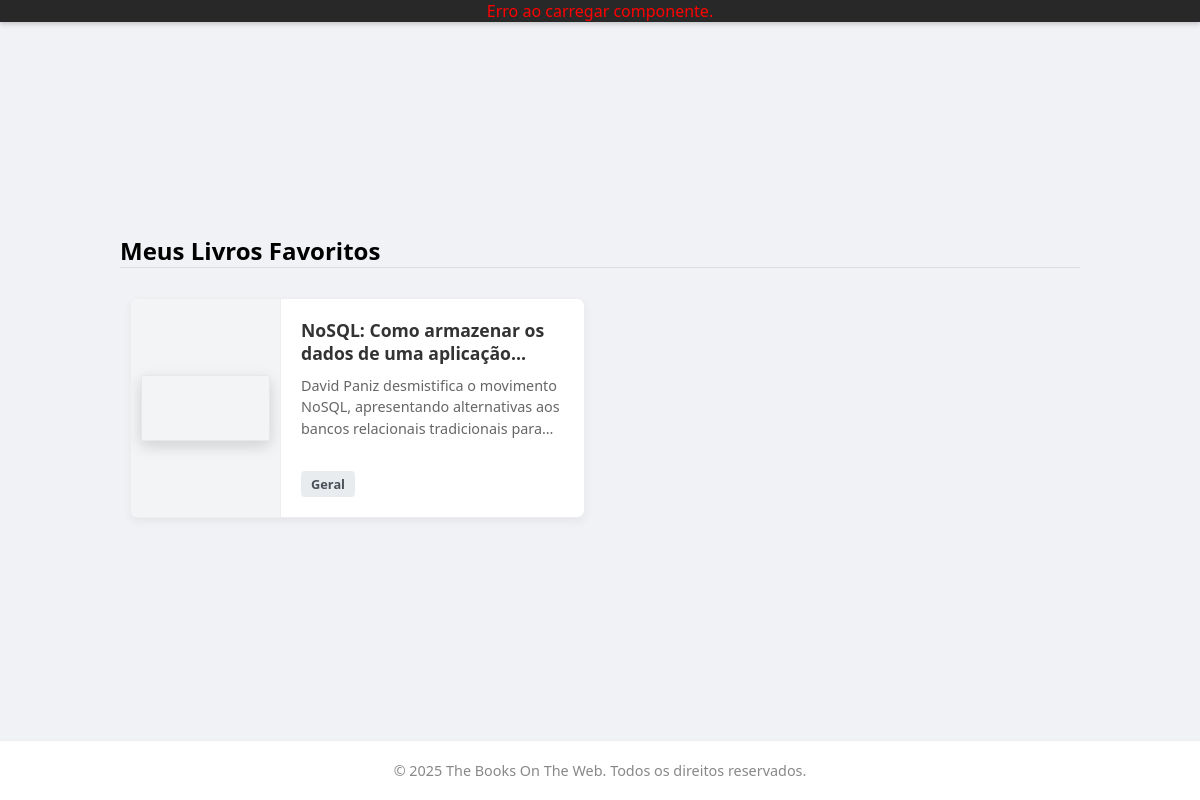
/public/templates/biblioteca/mybooksClient.php (signed in), run on an earlier commit of the app's database.
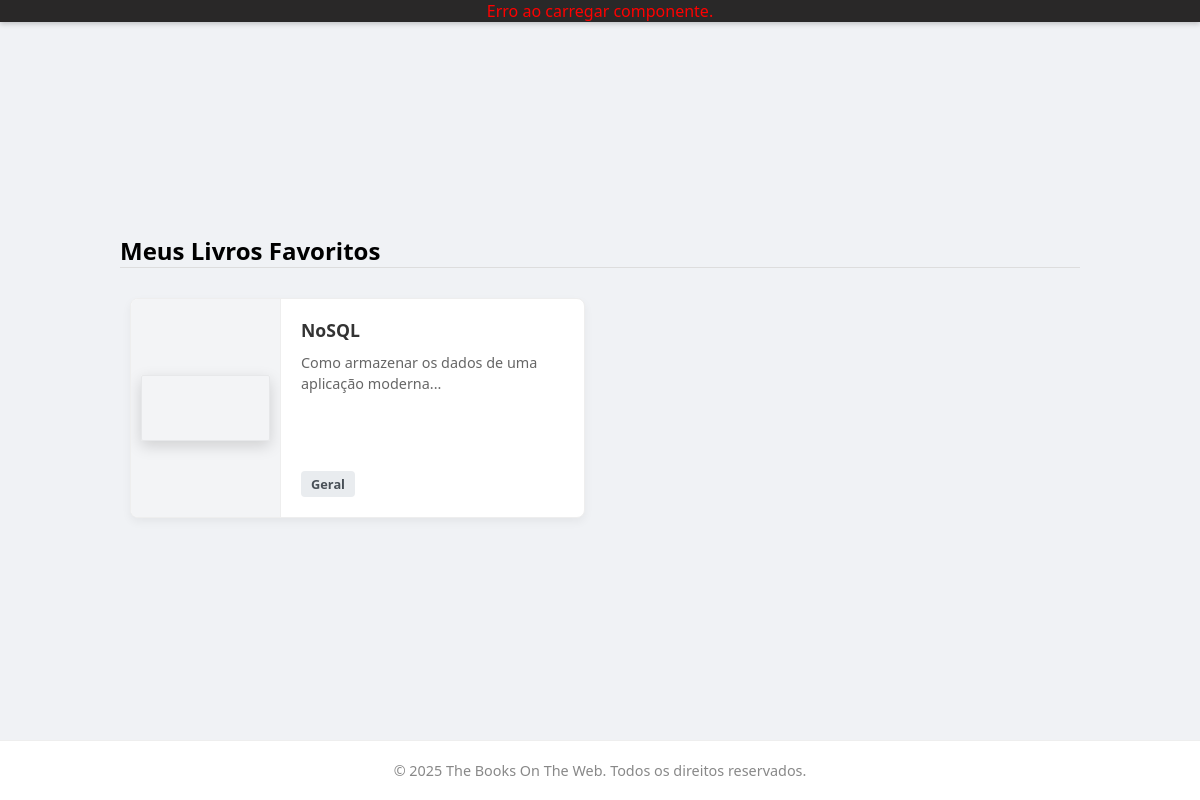
And on a later commit of the database.
### tables this page shows
CREATE TABLE `livro` (
  `id_livro` int(11) NOT NULL,
  `titulo` varchar(255) NOT NULL,
  `descricao` text NOT NULL,
  `data_publi` date NOT NULL,
  `pdf` varchar(255) NOT NULL,
  `fk_editora` int(11) DEFAULT NULL
);

### public/templates/biblioteca/mybooksClient.php (the view, shortened to what this page needs)
<?php
require_once (__DIR__ . '/../../api/conection/conectionBD.php');
$id_user = $_SESSION['id_user'];
$sql = "SELECT l.*,
               GROUP_CONCAT(DISTINCT c.nome_categoria SEPARATOR ', ') as nome_categoria
        FROM livro l
        INNER JOIN favoritos f ON l.id_livro = f.id_livro
        -- Correção: nomes das colunas na tabela 'temas'
        LEFT JOIN temas t ON l.id_livro = t.id_livro
        LEFT JOIN categoria c ON t.id_categoria = c.id_categoria
        WHERE f.id_user = $id_user
        GROUP BY l.id_livro
        ORDER BY f.data_favoritado DESC";
$resultado = mysqli_query($con, $sql);
?>
<!DOCTYPE html>
<html lang="pt-br">
<head>
    <link rel="stylesheet" href="styles/style.css">
    <link rel="stylesheet" href="styles/cards.css">
    <link rel="stylesheet" href="styles/livros.css">
    <link rel="stylesheet" href="styles/stylephone.css?v=<?php echo time(); ?>">
</head>
<body>
    <header id="header-placeholder"></header>
    <main>
        <div class="container-vitrine" style="padding: 20px; max-width: 1000px; margin: auto; width: 100%;">
            <h2>Meus Livros Favoritos</h2>
            <hr style="margin-bottom: 20px; border: 0; border-top: 1px solid #ddd;">
            <div class="lista-livros">
                <?php
                if ($resultado && mysqli_num_rows($resultado) > 0) {
                    while ($livro = mysqli_fetch_assoc($resultado)) {
                        $caminhoPdf = '/The-Books-On-The-Web/database/pdfs/' . $livro['pdf'];
                        echo '<a href="templates/biblioteca/livros.php?id=' . $livro['id_livro'] . '" style="text-decoration:none; color:inherit;">';
                        echo '<div class="livro-card">';
                        echo '<div class="capa-wrapper">';
                        if (!empty($livro['pdf'])) { echo '<canvas class="pdf-thumb" data-url="' . $caminhoPdf . '"></canvas>'; } else { echo '<div class="sem-capa">Sem Capa</div>'; }
                        echo '</div>';
                        echo '<div class="info-livro">';
                        echo '<h3>' . htmlspecialchars($livro['titulo']) . '</h3>';
                        echo '<p>' . htmlspecialchars($livro['descricao']) . '</p>';
                        echo '<span class="categoria-tag">' . htmlspecialchars($livro['nome_categoria'] ?? 'Geral') . '</span>';
                        echo '</div>';
                        echo '</div>';
                        echo '</a>';
                    }
                } else {
                    echo '<div style="grid-column: 1/-1; text-align:center; padding: 40px; color: #666;">';
                    echo '<p>Você ainda não favoritou nenhum livro.</p>';
                    echo '<a href="index.php" style="color:var(--cor-destaque); font-weight:bold;">Explorar biblioteca</a>';
                    echo '</div>';
                }
                ?>
            </div>
        </div>
    </main>
    <footer id="footer-placeholder" class="caixa-footer"></footer>
</body>
</html>

What changed in the data, as far as the page shows it:
changed livro: titulo "NoSQL: Como armazenar os dados de uma…" → "NoSQL"; descricao "David Paniz desmistifica o movimento NoSQL, apresentando alternativas aos bancos relacionais tradicionais…" → "Como armazenar os dados de uma aplicação moderna..."
